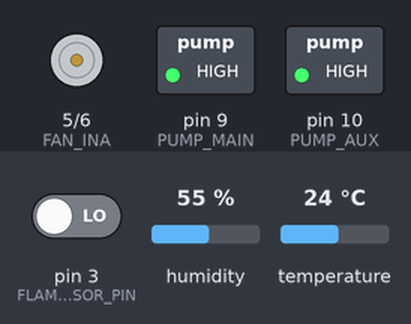
Bench run of a sketch on a simulated Arduino Uno, built with avr-gcc and run on an emulated ATmega328P. On the bench: motor-driver pin pairs drawn as motors (green arrow = first pin HIGH = forward, orange = second pin HIGH = backward, longer = more drive), switched loads named in the sketch (green lamp = pin HIGH). The inputs (shaded band) are chosen by the test bench; at power-on: pin 3 (FLAME_SENSOR_PIN) LOW, temperature 24 °C, humidity 55 %. What the sketch prints to the serial monitor is not drawn.

Above: at 2.9 s.
3.0 s: pin 3 (FLAME_SENSOR_PIN) driven HIGH
At 4.3 s:
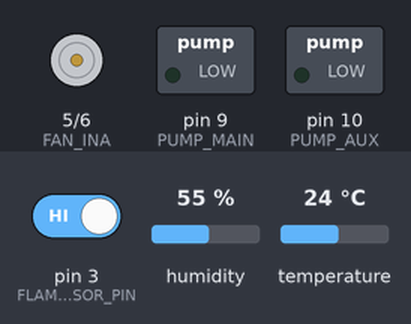
4.6 s: temperature set to 41 °C
At 6.6 s:
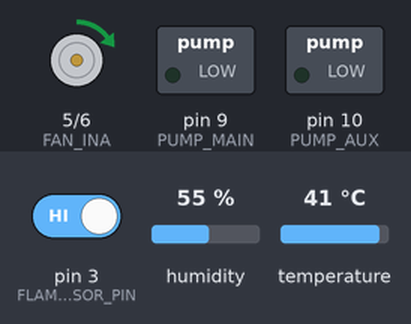
7.7 s: pin 3 (FLAME_SENSOR_PIN) driven LOW
At 8.6 s:
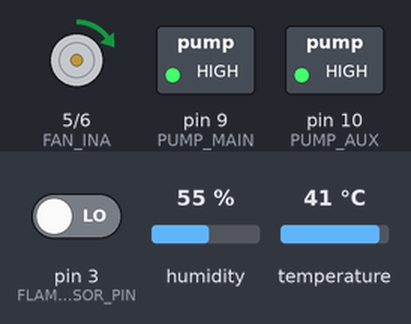
9.7 s: temperature set to 12 °C
At 11.6 s:
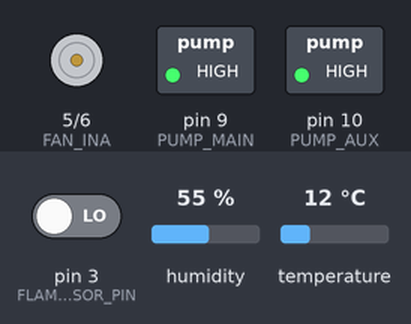
Timing chart, 0 to 12.8 s (numbered marks = the images above; inputs shaded):
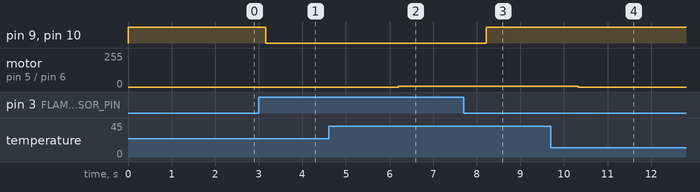

Measured:
- after the input at 3.0 s, pin 9 (PUMP_MAIN), pin 10 (PUMP_AUX): HIGH → LOW after 0.16 s
- after the input at 4.6 s, motor on pin 5 (FAN_INA) / pin 6 (FAN_INB): stopped → forward 5/255 after 1.6 s
- after the input at 7.7 s, pin 9 (PUMP_MAIN), pin 10 (PUMP_AUX): LOW → HIGH after 0.52 s
- after the input at 9.7 s, motor on pin 5 (FAN_INA) / pin 6 (FAN_INB): forward 5/255 → stopped after 0.62 s

The sketch:

sketch_real.ino
```cpp
#include <DHT.h>

// === DEFINIÇÕES DE PINOS ===
#define DHTPIN 2
#define DHTTYPE DHT22
#define FLAME_SENSOR_PIN 3
#define FAN_INA 5
#define FAN_INB 6
#define PUMP_MAIN 9
#define PUMP_AUX 10

// === VARIÁVEIS DO PI ===
float Kp = 5.0;
float Ki = 0.1;
float integral = 0;
float setpoint = 40.0;

DHT dht(DHTPIN, DHTTYPE);

void setup() {
  Serial.begin(9600);
  dht.begin();

  pinMode(FLAME_SENSOR_PIN, INPUT);
  pinMode(FAN_INA, OUTPUT);
  pinMode(FAN_INB, OUTPUT);
  pinMode(PUMP_MAIN, OUTPUT);
  pinMode(PUMP_AUX, OUTPUT);

  // Estado inicial: tudo desligado
  digitalWrite(FAN_INA, LOW);
  digitalWrite(FAN_INB, LOW);
  digitalWrite(PUMP_MAIN, LOW);
  digitalWrite(PUMP_AUX, LOW);
}

void loop() {
  float temp = dht.readTemperature();
  float humidity = dht.readHumidity();
  bool hasFlame = digitalRead(FLAME_SENSOR_PIN) == LOW;

  // Checa leitura inválida
  if (isnan(temp) || isnan(humidity)) {
    Serial.println("Erro na leitura do DHT22!");
    delay(2000);
    return;
  }

  // === CONTROLE DA BOMBA ===
  if (hasFlame) {
    digitalWrite(PUMP_MAIN, HIGH);
    digitalWrite(PUMP_AUX, HIGH);
    Serial.println("🔥 FOGO DETECTADO - BOMBA ATIVADA!");
  } else {
    digitalWrite(PUMP_MAIN, LOW);
    digitalWrite(PUMP_AUX, LOW);
  }

  // === CONTROLE PI DA VENTOINHA ===
  int pwmValue = 0;
  if (temp > setpoint) {
    float error = temp - setpoint;
    integral += error;
    integral = constrain(integral, 0, 255.0 / Ki);
    pwmValue = constrain(Kp * error + Ki * integral, 0, 255);

    analogWrite(FAN_INA, pwmValue);
    digitalWrite(FAN_INB, LOW);
  } else {
    digitalWrite(FAN_INA, LOW);
    digitalWrite(FAN_INB, LOW);
    integral = 0; // zera a integral se estiver abaixo do setpoint
  }

  // === MONITOR SERIAL ===
  Serial.print("Temp: ");
  Serial.print(temp);
  Serial.print("°C | Umidade: ");
  Serial.print(humidity);
  Serial.print("% | Ventoinha: ");
  Serial.print(pwmValue);
  Serial.print("/255 | Bomba: ");
  Serial.println(hasFlame ? "LIGADA (FOGO)" : "DESLIGADA");

  delay(1000);
}
```
